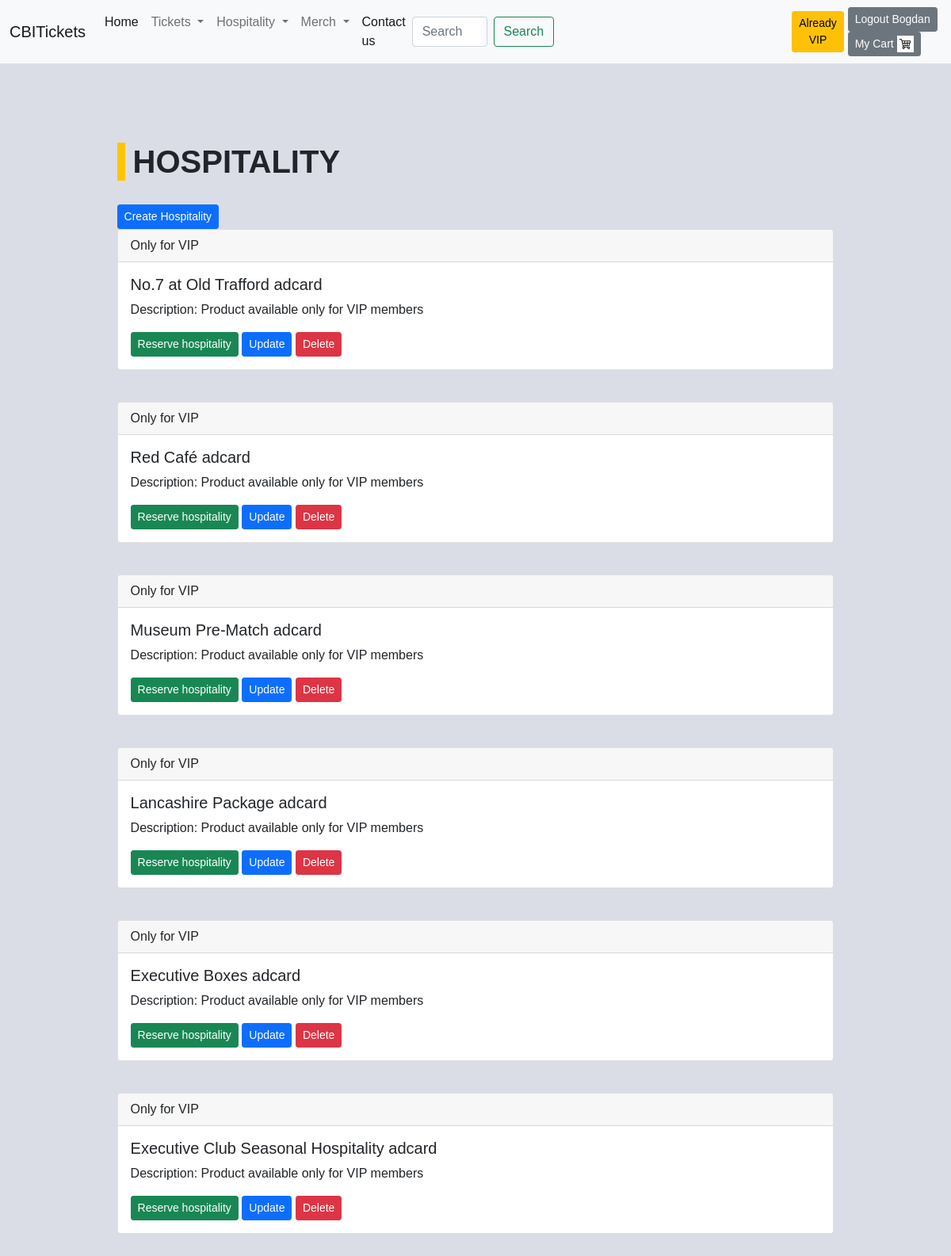
The page /hospitality-united/ (signed in) on the database its author committed.
### hospitality/models.py (models this page shows, shortened)
class HospitalityVIP(models.Model):
    name_real = models.CharField(max_length=150, null=True, blank=True)
    description_real = models.TextField(max_length=800, default='no description', null=True, blank=True)
    name_united = models.CharField(max_length=150, null=True, blank=True)
    description_united = models.TextField(max_length=800, default='no description', null=True, blank=True)

### hospitality/views.py (the view)
# urls.py: path('hospitality-united/', views.HospitalityVIPUnitedListView.as_view(), name='hospitality_united'),
class HospitalityVIPUnitedListView(ListView):
    template_name = 'hospitality/hospitality_vip_united.html'
    model = HospitalityVIP
    context_object_name = 'all_hospitality'

### templates/hospitality/hospitality_vip_united.html (shortened to what this page needs)
{% extends 'base.html' %}
{% block content %}
    <div class="container">
        <h1>Hospitality</h1>
        {% if perms.hospitality.add_hospitalityreal %}
            <a class="btn btn-sm btn-primary" href="{% url 'create_hospitality_united' %}">Create Hospitality</a>
        {% endif %}
        {% for hospitality in all_hospitality %}
            <div class="card">
                <div class="card-header">
                    Only for VIP
                </div>
                <div class="card-body">
                    <h5 class="card-title">{{ hospitality.name_united }}</h5>
                    <p class="card-text">Description: {{ hospitality.description_united }}</p>
                    {% if perms.user.vip_only %}
                        <a class="btn btn-sm btn-success" href="{% url 'create_booking' %}">Reserve hospitality</a>
                    {% else %}
                        <a class="btn btn-sm btn-danger" href="{% url 'become_vip' %}">Become VIP to reserve</a>
                    {% endif %}
                    {% if perms.hospitality.change_hospitalityreal %}
                        <a class="btn btn-sm btn-primary"
                           href="{% url 'update_hospitality_united' hospitality.id %}">Update</a>
                    {% endif %}
                    {% if perms.hospitality.delete_hospitalityreal %}
                        <a class="btn btn-sm btn-danger" href="{% url 'delete_hospitality_united' hospitality.id %}">Delete</a>
                    {% endif %}
                </div>
            </div>
        {% endfor %}
    </div>
{% endblock %}

### templates/navbar.html (shortened to what this page needs)
{% load static %}
<nav class="navbar navbar-expand-lg navbar-light bg-light">
    <div class="container-fluid">
        <a class="navbar-brand" href="{% url 'home_page' %}">CBITickets</a>
        <div class="collapse navbar-collapse" id="navbarSupportedContent">
            <ul class="navbar-nav me-auto mb-2 mb-lg-0">
                <li class="nav-item">
                    <a class="nav-link active" aria-current="page" href="{% url 'home_page' %}">Home</a>
                </li>
                <li class="nav-item dropdown">
                    <a class="nav-link dropdown-toggle" href="#" id="navbarDropdown" role="button"
                       data-bs-toggle="dropdown" aria-expanded="false">
                        Tickets
                    </a>
                </li>
                <li class="nav-item dropdown">
                    <a class="nav-link dropdown-toggle" href="#" id="navbarDropdown" role="button"
                       data-bs-toggle="dropdown" aria-expanded="false">
                        Hospitality
                    </a>
                </li>
                <li class="nav-item dropdown">
                    <a class="nav-link dropdown-toggle" href="#" id="navbarDropdown" role="button"
                       data-bs-toggle="dropdown" aria-expanded="false">
                        Merch
                    </a>
                </li>
                <li class="nav-item">
                    <a class="nav-link active" aria-current="page" href="{% url 'contact_us' %}">Contact us</a>
                </li>
            </ul>
            {% if request.path == '/merch/' %}
                <form class="d-flex" action="{% url 'search_merch_city' %}" style="margin-right: 300px">
                    <input class="form-control me-2" type="search" placeholder="Search" aria-label="Search"
                           name="search">
                    <button class="btn btn-outline-success" type="submit">Search</button>
                </form>
            {% elif request.path == '/merch-real/' %}
                <form class="d-flex" action="{% url 'search_merch_real' %}" style="margin-right: 300px">
                    <input class="form-control me-2" type="search" placeholder="Search" aria-label="Search"
                           name="search">
                    <button class="btn btn-outline-success" type="submit">Search</button>
                </form>
            {% elif request.path == '/merch-united/' %}
                <form class="d-flex" action="{% url 'search_merch_united' %}" style="margin-right: 300px">
                    <input class="form-control me-2" type="search" placeholder="Search" aria-label="Search"
                           name="search">
                    <button class="btn btn-outline-success" type="submit">Search</button>
                </form>
            {% elif request.path == '/merch-barcelona/' %}
                <form class="d-flex" action="{% url 'search_merch_barcelona' %}" style="margin-right: 300px">
                    <input class="form-control me-2" type="search" placeholder="Search" aria-label="Search"
                           name="search">
                    <button class="btn btn-outline-success" type="submit">Search</button>
                </form>
            {% elif request.path == '/hospitality/' %}
                <form class="d-flex" action="{% url 'search_hospitality_payed_city' %}" style="margin-right: 300px">
                    <input class="form-control me-2" type="search" placeholder="Search" aria-label="Search"
                           name="search">
                    <button class="btn btn-outline-success" type="submit">Search</button>
                </form>
            {% elif request.path == '/hospitality-real/' %}
                <form class="d-flex" action="{% url 'search_hospitality_vip_real' %}" style="margin-right: 300px">
                    <input class="form-control me-2" type="search" placeholder="Search" aria-label="Search"
                           name="search">
                    <button class="btn btn-outline-success" type="submit">Search</button>
                </form>
            {% elif request.path == '/hospitality-united/' %}
                <form class="d-flex" action="{% url 'search_hospitality_vip_united' %}" style="margin-right: 300px">
                    <input class="form-control me-2" type="search" placeholder="Search" aria-label="Search"
                           name="search">
                    <button class="btn btn-outline-success" type="submit">Search</button>
                </form>
            {% elif request.path == '/ticket-man-city/' %}
                <form class="d-flex" action="{% url 'search_fixture_city' %}" style="margin-right: 300px">
                    <input class="form-control me-2" type="search" placeholder="Search" aria-label="Search"
                           name="search">
                    <button class="btn btn-outline-success" type="submit">Search</button>
                </form>
            {% elif request.path == '/ticket-real-madrid/' %}
                <form class="d-flex" action="{% url 'search_fixture_real' %}" style="margin-right: 300px">
                    <input class="form-control me-2" type="search" placeholder="Search" aria-label="Search"
                           name="search">
                    <button class="btn btn-outline-success" type="submit">Search</button>
                </form>
            {% elif request.path == '/ticket-man-united/' %}
                <form class="d-flex" action="{% url 'search_fixture_united' %}" style="margin-right: 300px">
                    <input class="form-control me-2" type="search" placeholder="Search" aria-label="Search"
                           name="search">
                    <button class="btn btn-outline-success" type="submit">Search</button>
                </form>
            {% elif request.path == '/ticket-barcelona/' %}
                <form class="d-flex" action="{% url 'search_fixture_barcelona' %}" style="margin-right: 300px">
                    <input class="form-control me-2" type="search" placeholder="Search" aria-label="Search"
                           name="search">
                    <button class="btn btn-outline-success" type="submit">Search</button>
                </form>
            {% elif request.path == '/' or request.path == '/login/' or request.path == '/password_reset/' %}
            {% elif request.path == '/create-user/' or request.path == '/contact-us/' or request.path == '/success-purchase/' %}
            {% elif request.path == '/product-cart/' or request.path == '/success-vip/' %}
            {% else %}
                <span>Back to last page: </span>
                <button class="btn btn-danger" id="back_btn" style="margin-right: 300px">Back</button>
            {% endif %}
            {% if user.is_authenticated %}
                {% if perms.user.vip_only %}
                    <div>
                        <a class="btn btn-sm btn-warning" href="{% url 'become_vip' %}" style="margin-right: 5px">Already
                            VIP</a>
                    </div>
                {% else %}
                    <div>
                        <a class="btn btn-sm btn-warning" href="{% url 'become_vip' %}" style="margin-right: 5px">Become
                            VIP</a>
                    </div>
                {% endif %}
            {% endif %}
            <div>
                {% if user.is_authenticated %}
                    <a class="btn btn-sm btn-secondary" href="{% url 'logout' %}">Logout {{ request.user.username }}</a>
                    <a class="btn btn-sm btn-secondary" href="{% url 'product_cart' %}">
                        My Cart
                        <img src="{% static 'cart.jpg' %}" style="max-width: 21px;max-height: 21px" alt="...">
                    </a>
                {% else %}
                    <a class="btn btn-sm btn-primary" href="{% url 'create_user' %}">Sign Up</a>
                    <a class="btn btn-sm btn-success" href="{% url 'login' %}">Login</a>
                {% endif %}
            </div>
        </div>
    </div>
</nav>

### templates/hospitality/hospitality_vip_united.html (style rules this page uses)
* { margin: 0; padding: 0; border: 0; box-sizing: border-box }
body { background-color: #dadde6; font-family: Arial, serif; }
.container { width: 90%; margin: 100px auto }
h1 { text-transform: uppercase; font-weight: 900; border-left: 10px solid #fec500; padding-left: 10px; margin-bottom: 30px }
.card { margin-bottom: 40px; }

### rows shown on the page
HospitalityVIP: name_united "No.7 at Old Trafford adcard", description_united "Product available only for VIP members"
HospitalityVIP: name_united "Red Café adcard", description_united "Product available only for VIP members"
HospitalityVIP: name_united "Museum Pre-Match adcard", description_united "Product available only for VIP members"
HospitalityVIP: name_united "Lancashire Package adcard", description_united "Product available only for VIP members"
HospitalityVIP: name_united "Executive Boxes adcard", description_united "Product available only for VIP members"
HospitalityVIP: name_united "Executive Club Seasonal Hospitality adcard", description_united "Product available only for VIP members"

### other values the page prints
{{ request.user.username }} "Bogdan"
